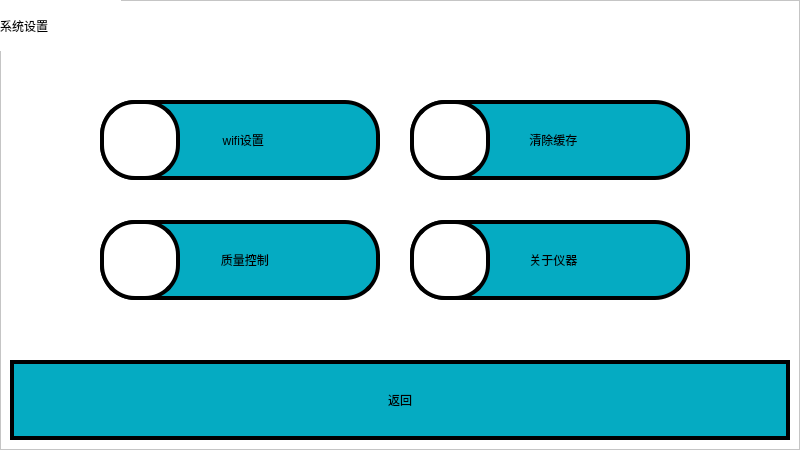
<?xml version="1.0" encoding="UTF-8"?>
<ui version="4.0">
 <class>Form</class>
 <widget class="QWidget" name="Form">
  <property name="geometry">
   <rect>
    <x>0</x>
    <y>0</y>
    <width>800</width>
    <height>450</height>
   </rect>
  </property>
  <property name="windowTitle">
   <string>Form</string>
  </property>
  <property name="styleSheet">
   <string notr="true">background-color: rgb(255, 255, 255);</string>
  </property>
  <widget class="QFrame" name="frame">
   <property name="geometry">
    <rect>
     <x>0</x>
     <y>0</y>
     <width>800</width>
     <height>450</height>
    </rect>
   </property>
   <property name="frameShape">
    <enum>QFrame::StyledPanel</enum>
   </property>
   <property name="frameShadow">
    <enum>QFrame::Raised</enum>
   </property>
   <widget class="QLabel" name="wifi_icon_label">
    <property name="geometry">
     <rect>
      <x>100</x>
      <y>100</y>
      <width>80</width>
      <height>80</height>
     </rect>
    </property>
    <property name="styleSheet">
     <string notr="true">font: 20pt &quot;幼圆&quot;;
border:4px solid rgb(0,0,0);
background-color: rgb(255, 255, 255);
border-radius: 35px;

</string>
    </property>
    <property name="text">
     <string/>
    </property>
   </widget>
   <widget class="QLabel" name="label">
    <property name="geometry">
     <rect>
      <x>0</x>
      <y>0</y>
      <width>121</width>
      <height>51</height>
     </rect>
    </property>
    <property name="styleSheet">
     <string notr="true">font: 20pt &quot;宋体&quot;;</string>
    </property>
    <property name="text">
     <string>系统设置</string>
    </property>
   </widget>
   <widget class="QLabel" name="clear_icon_label">
    <property name="geometry">
     <rect>
      <x>410</x>
      <y>100</y>
      <width>80</width>
      <height>80</height>
     </rect>
    </property>
    <property name="styleSheet">
     <string notr="true">font: 20pt &quot;幼圆&quot;;
border:4px solid rgb(0,0,0);
background-color: rgb(255, 255, 255);
border-radius: 35px;

</string>
    </property>
    <property name="text">
     <string/>
    </property>
   </widget>
   <widget class="QPushButton" name="btnSet">
    <property name="geometry">
     <rect>
      <x>100</x>
      <y>220</y>
      <width>280</width>
      <height>80</height>
     </rect>
    </property>
    <property name="styleSheet">
     <string notr="true">QPushButton {
font: 20pt &quot;宋体&quot;;
border:4px solid rgb(0,0,0);
background-color:#05abc2;
border-radius: 35px;
}

QPushButton:pressed{
background-color: rgb(255, 0, 0);
}
</string>
    </property>
    <property name="text">
     <string>   质量控制</string>
    </property>
   </widget>
   <widget class="QPushButton" name="btnClear">
    <property name="geometry">
     <rect>
      <x>410</x>
      <y>100</y>
      <width>280</width>
      <height>80</height>
     </rect>
    </property>
    <property name="styleSheet">
     <string notr="true">QPushButton {
font: 20pt &quot;宋体&quot;;
border:4px solid rgb(0,0,0);
background-color:#05abc2;
border-radius: 35px;
}

QPushButton:pressed{
background-color: rgb(255, 0, 0);
}
</string>
    </property>
    <property name="text">
     <string>  清除缓存</string>
    </property>
   </widget>
   <widget class="QLabel" name="about_icon_label">
    <property name="geometry">
     <rect>
      <x>410</x>
      <y>220</y>
      <width>80</width>
      <height>80</height>
     </rect>
    </property>
    <property name="styleSheet">
     <string notr="true">font: 20pt &quot;幼圆&quot;;
border:4px solid rgb(0,0,0);
background-color: rgb(255, 255, 255);
border-radius: 35px;

</string>
    </property>
    <property name="text">
     <string/>
    </property>
   </widget>
   <widget class="QPushButton" name="btnWifi">
    <property name="geometry">
     <rect>
      <x>100</x>
      <y>100</y>
      <width>280</width>
      <height>80</height>
     </rect>
    </property>
    <property name="styleSheet">
     <string notr="true">QPushButton {
font: 20pt &quot;宋体&quot;;
border:4px solid rgb(0,0,0);
background-color:#05abc2;
border-radius: 35px;
}

QPushButton:pressed{
background-color: rgb(255, 0, 0);
}
</string>
    </property>
    <property name="text">
     <string>  wifi设置</string>
    </property>
   </widget>
   <widget class="QPushButton" name="btnAbout">
    <property name="geometry">
     <rect>
      <x>410</x>
      <y>220</y>
      <width>280</width>
      <height>80</height>
     </rect>
    </property>
    <property name="styleSheet">
     <string notr="true">QPushButton {
font: 20pt &quot;宋体&quot;;
border:4px solid rgb(0,0,0);
background-color:#05abc2;
border-radius: 35px;
}

QPushButton:pressed{
background-color: rgb(255, 0, 0);
}
</string>
    </property>
    <property name="text">
     <string>  关于仪器</string>
    </property>
   </widget>
   <widget class="QLabel" name="camera_icon_label">
    <property name="geometry">
     <rect>
      <x>100</x>
      <y>220</y>
      <width>80</width>
      <height>80</height>
     </rect>
    </property>
    <property name="styleSheet">
     <string notr="true">font: 20pt &quot;幼圆&quot;;
border:4px solid rgb(0,0,0);
background-color: rgb(255, 255, 255);
border-radius: 35px;

</string>
    </property>
    <property name="text">
     <string/>
    </property>
   </widget>
   <widget class="QPushButton" name="btnReturn">
    <property name="geometry">
     <rect>
      <x>10</x>
      <y>360</y>
      <width>780</width>
      <height>80</height>
     </rect>
    </property>
    <property name="styleSheet">
     <string notr="true">QPushButton {
font: 20pt &quot;宋体&quot;;
border:4px solid rgb(0,0,0);
background-color:#05abc2;
}

QPushButton:pressed{
background-color: rgb(255, 0, 0);
}
</string>
    </property>
    <property name="text">
     <string>返回</string>
    </property>
   </widget>
   <zorder>label</zorder>
   <zorder>btnSet</zorder>
   <zorder>btnClear</zorder>
   <zorder>btnWifi</zorder>
   <zorder>btnAbout</zorder>
   <zorder>about_icon_label</zorder>
   <zorder>camera_icon_label</zorder>
   <zorder>clear_icon_label</zorder>
   <zorder>wifi_icon_label</zorder>
   <zorder>btnReturn</zorder>
  </widget>
 </widget>
 <resources/>
 <connections/>
</ui>
